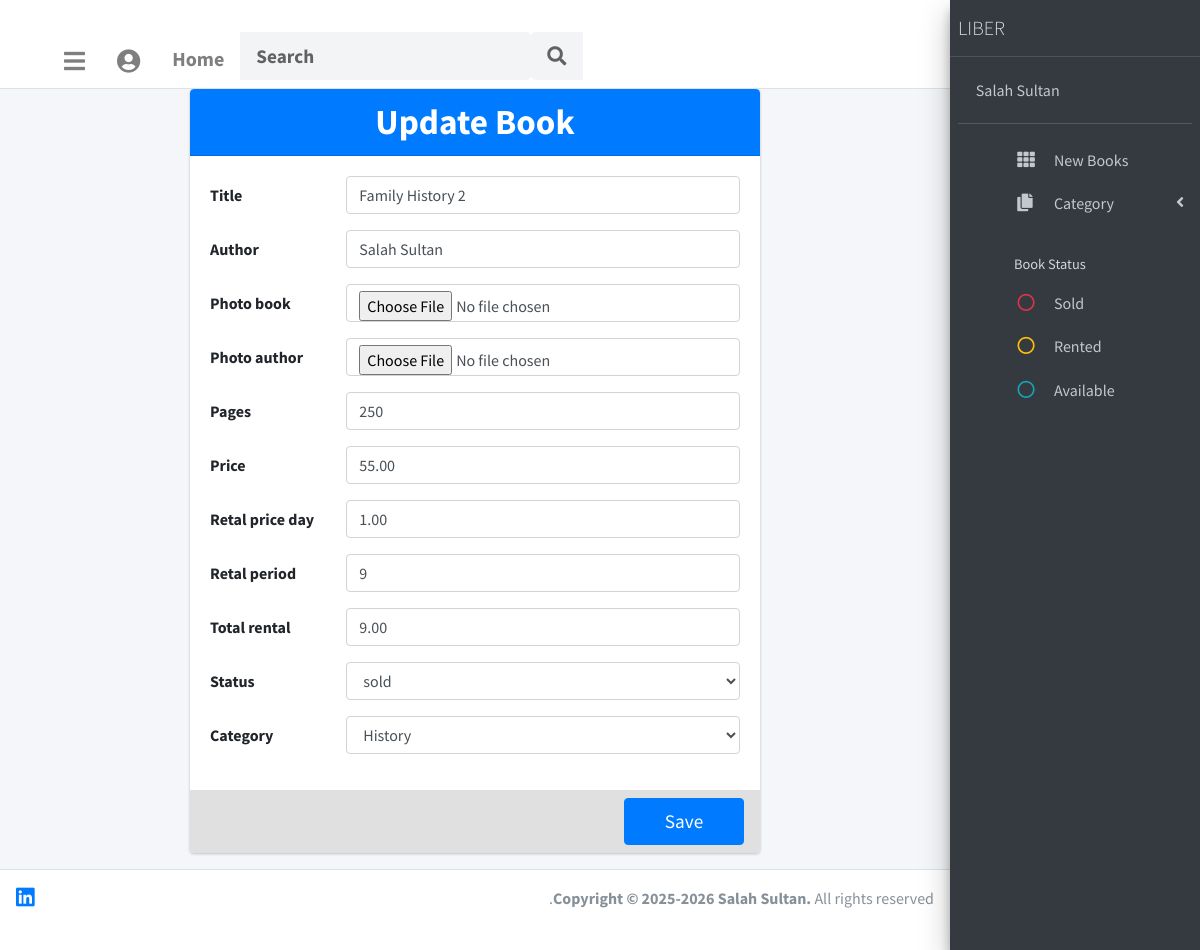
Page /update/1/ (signed in) on the committed database.
### lms_app/models.py (models this page shows, shortened)
class Book(models.Model):
    status_book= [
        ('available', 'available'),
        ('rental', 'rental'),
        ('sold', 'sold'),
    ]
    title = models.CharField(max_length=250)
    author = models.CharField(max_length=250, null=True, blank=True)
    photo_book= models.ImageField(upload_to='photos', null=True, blank=True)
    photo_author= models.ImageField(upload_to='photos', null=True, blank=True)
    pages = models.IntegerField(null= True, blank=True)
    price = models.DecimalField(max_digits=5, decimal_places=2)
    retal_price_day = models.DecimalField(max_digits=5, decimal_places=2, null=True, blank=True)
    retal_period = models.IntegerField(null=True, blank=True)
    total_rental = models.DecimalField(max_digits=5, decimal_places=2, null=True, blank=True)
    active = models.BooleanField(default=True)
    status = models.CharField(max_length=50, choices=status_book, null=True, blank=True)
    category = models.ForeignKey(Category, on_delete=models.PROTECT, null=True, blank=True)

### lms_app/views.py (the view)
# urls.py: path('update/<int:id>/', views.update, name='update'),  # Update book
@login_required
def update(request, id):
    book_instance = get_object_or_404(Book, id=id)
    if request.method == 'POST':
        form = BookForm(request.POST, request.FILES, instance=book_instance)
        if form.is_valid():
            form.save()
            messages.success(request, "Book updated successfully.")
            return redirect('index')
    else:
        form = BookForm(instance=book_instance)
    return render(request, 'pages/update.html', {'form': form})

### lms_app/models.py (called while the page is built)
    def __str__(self):
        return self.name

### templates/pages/update.html (shortened to what this page needs)
{% extends 'base.html' %}
{% block content %}
<div class="wrapper" style="direction: ltr; text-align: left;">
  <div class="content-wrapper d-flex justify-content-center align-items-center" style="min-height: 90vh;">
    <div class="card card-primary" style="width: 60%; max-width: 700px; display: flex; flex-direction: column; overflow: hidden;">
      <div class="card-header d-flex justify-content-center align-items-center text-center"
           style="flex: 2; background-color: #007bff; color: #fff;">
        <h3 class="card-title w-100" style="font-size: 2.2rem; font-weight: 700; margin: 0;">
          Update Book
        </h3>
      </div>
      <form method="POST" enctype="multipart/form-data" style="flex-grow: 1; display: flex; flex-direction: column;">
        <div class="card-body flex-grow-1" style="background-color: #fff;">
          {% for field in form %}
            <div class="form-group row mb-3">
              <label for="{{ field.id_for_label }}" class="col-sm-3 col-form-label">{{ field.label }}</label>
              <div class="col-sm-9">
                {{ field }}
              </div>
            </div>
          {% endfor %}
        </div>
        <div class="card-footer d-flex align-items-center" style="background-color: #e0e0e0; padding: 0.5rem 1rem; margin-top: 0;">
          <button type="submit" class="btn btn-primary" style="font-size: 1.2rem; padding: 0.5rem 2rem; min-width: 120px;">Save</button>
        </div>
      </form>
    </div>
  </div>
</div>
{% endblock %}

### rows in the picture
Book: form "Family History 2" "Salah Sultan" "250" "55.00" "1.00" "9" "9.00" "sold" "History"

### other values in the picture
{{ field.label }} "Title" "Author" "Photo book" "Photo author" "Pages" "Price" "Retal price day" "Retal period" "Total rental" "Status" "Category"
